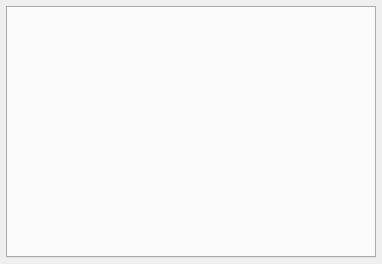
<?xml version="1.0" encoding="UTF-8"?>
<ui version="4.0">
 <class>Monitor</class>
 <widget class="QDialog" name="Monitor">
  <property name="geometry">
   <rect>
    <x>0</x>
    <y>0</y>
    <width>382</width>
    <height>264</height>
   </rect>
  </property>
  <property name="windowTitle">
   <string>Dialog</string>
  </property>
  <layout class="QVBoxLayout" name="verticalLayout">
   <property name="leftMargin">
    <number>6</number>
   </property>
   <property name="topMargin">
    <number>6</number>
   </property>
   <property name="rightMargin">
    <number>6</number>
   </property>
   <property name="bottomMargin">
    <number>6</number>
   </property>
   <item>
    <widget class="QTabWidget" name="tabWidget">
     <property name="currentIndex">
      <number>-1</number>
     </property>
    </widget>
   </item>
  </layout>
 </widget>
 <resources/>
 <connections/>
</ui>
